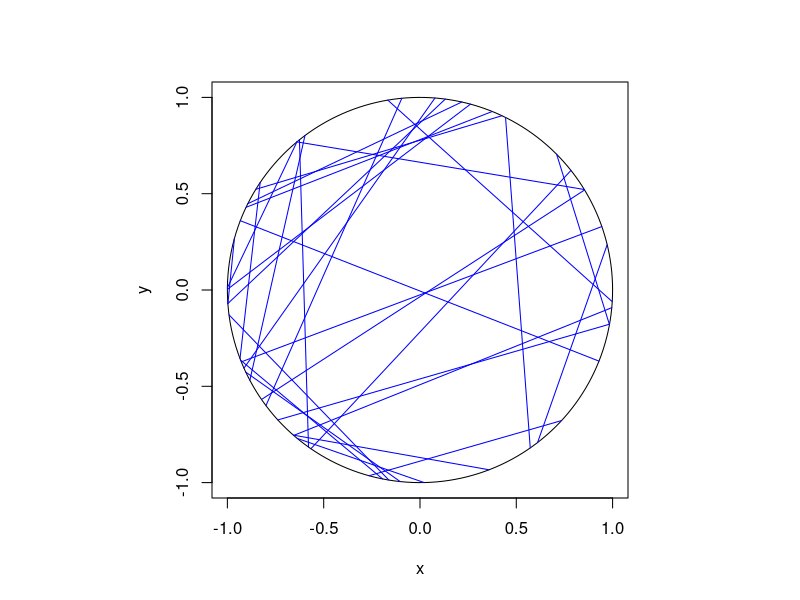

Reproduce this figure in R.
# Simulate a Poisson line process on a disk. 
# Author: H. Paul Keeler, 2019.

###START Parameters START###
#Poisson line process parameters
lambda=4; #intensity (ie mean density) of the Poisson line process

#Simulation disk dimensions
xx0=0; yy0=0; #center of disk
r=1; #disk radius
massLine=2*pi*r*lambda; #total measure of line process
###END Parameters END###

###START Simulate a Poisson line process on a disk START###
#Simulate Poisson point process
numbLines=rpois(1,massLine);#Poisson number of points

theta=2*pi*runif(numbLines); #choose angular component uniformly
p=r*runif(numbLines); #choose radial component uniformly
q=sqrt(r^2-p^2); #distance to circle edge (alonge line)

#calculate trig values
sin_theta=sin(theta);
cos_theta=cos(theta);

#calculate segment endpoints of Poisson line process
xx1=xx0+p*cos_theta+q*sin_theta;
yy1=yy0+p*sin_theta-q*cos_theta;
xx2=xx0+p*cos_theta-q*sin_theta;
yy2=yy0+p*sin_theta+q*cos_theta;
###END Simulate a Poisson line process on a disk END###

### START Plotting ###START
#draw circle
t=seq(0,2*pi,len=200);
xp=r*cos(t); yp=r*sin(t);
par(pty="s"); #use square plotting region
plot(xx0+xp,yy0+yp,xlab='x',ylab='y',type="l", col='black');
#plot segments of Poisson line process
segments(xx1,yy1,xx2,yy2,col='blue');
###END Plotting END###
